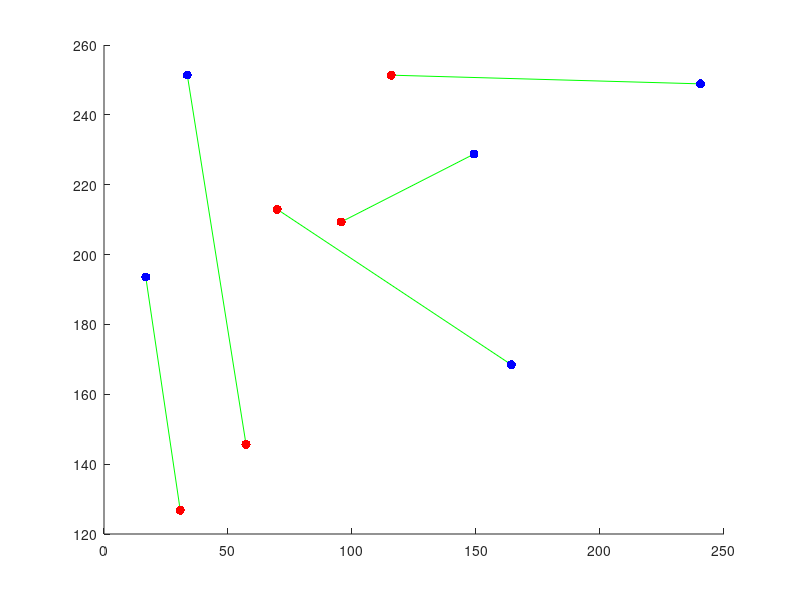
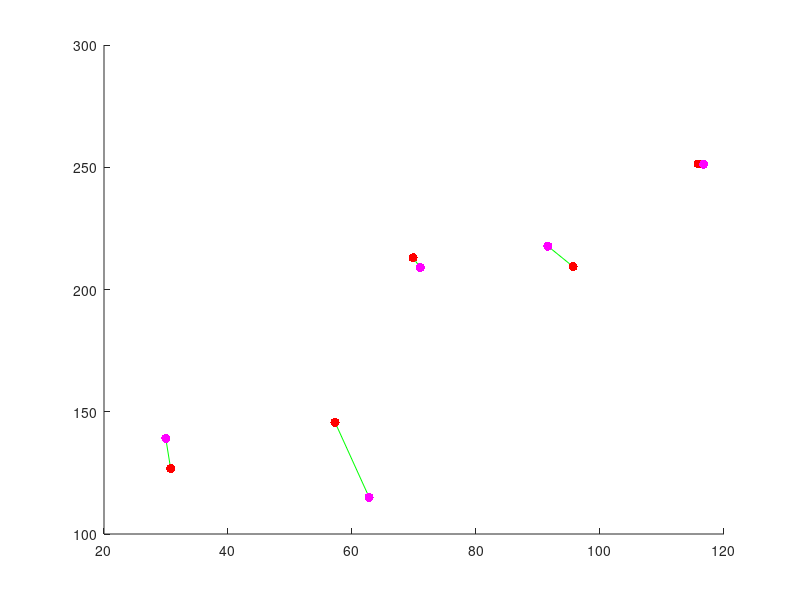

MATLAB code to generate these figures, in order:
function practical1

%The aim of practical 1 is to calculate the homography that best maps two
%sets of points to one another.  We will (eventually) use this for creating
%panoramas, and for calculating the 3d pose of planes.  You should use this
%template for your code and fill in the missing sections marked "TO DO"

%close all open figures
close all;

%set of two dimensional Cartesian points
pts1Cart = [  240.5000   16.8351   33.5890  164.2696  149.1911;...
              248.8770  193.5890   251.3901 168.4581  228.7723];

%turn points to homogeneous representation
pts1Hom = [pts1Cart; ones(1,size(pts1Cart,2))]
      
%define a homography
H = [0.6 0.7 -100; 1.0 0.6 50; 0.001 0.002 1.0]

%apply homography to points
pts2Hom = H*pts1Hom;

%convert back to Cartesian
pts2Cart = pts2Hom(1:2,:)./repmat(pts2Hom(3,:),2,1)

%add a small amount of noise
noiseLevel = 4.0;
pts2Cart = pts2Cart+noiseLevel*randn(size(pts2Cart));

%draw two set of two dimensional points
%opens figure
figure; set(gcf,'Color',[1 1 1]);
%draw lines between each pair of points
nPoint = size(pts1Cart,2)
for (cPoint = 1:nPoint)
    %plot a green line between each pair of points
    plot([pts1Cart(1,cPoint) pts2Cart(1,cPoint)],[pts1Cart(2,cPoint) pts2Cart(2,cPoint)],'g-');
    %make sure we don't replace with next point
    hold on;
end;

%draws first set of points
plot(pts1Cart(1,:),pts1Cart(2,:),'b.','MarkerSize',20);
%remove axis
set(gca,'Box','Off');

%draws second set of points
plot(pts2Cart(1,:),pts2Cart(2,:),'r.','MarkerSize',20);

%now our goal is to transform the first points so that they map to the
%second set of points

%****TO DO****: Fill in the details of this routine 
%At the moment, it just returns and identity matrix (body is below)
HEst = calcBestHomography(pts1Cart, pts2Cart);

%now we will see how well the routine works by applying the mapping and
%measuring the square  distance between the desired and actual positions

%apply homography to points
pts2EstHom = HEst*pts1Hom;

%convert back to Cartesian
pts2EstCart = pts2EstHom(1:2,:)./repmat(pts2EstHom(3,:),2,1)

%calculate mean squared distance from actual points
sqDiff = mean(sum((pts2Cart-pts2EstCart).^2));

%draw figure with points before and after
%draw two set of two dimensional points
%opens figure
figure; set(gcf,'Color',[1 1 1]);
%draw lines between each pair of points
nPoint = size(pts1Cart,2);
for (cPoint = 1:nPoint)
    %plot a green line pairs of actual and estimated points
    plot([pts2Cart(1,cPoint) pts2EstCart(1,cPoint)],[pts2Cart(2,cPoint) pts2EstCart(2,cPoint)],'g-');
    %make sure we don't replace with next point
    hold on;
end;

%draws second set of points
plot(pts2Cart(1,:),pts2Cart(2,:),'r.','MarkerSize',20);
%remove axis
set(gca,'Box','Off');

%draws estimated positions of second set of points
plot(pts2EstCart(1,:),pts2EstCart(2,:),'m.','MarkerSize',20);

%other things **** TO DO ****
%1. Convince yourself that the homography is ambiguous up to scale (by
%multiplying it by a constant factor and showing it does the same thing).
%Can you see why this is mathematically the case?

%2. Show empirically that your homography routine can EXACTLY map any four points to any
%other four points

%3. Now move to practical 1b.




%==========================================================================
function H = calcBestHomography(pts1Cart, pts2Cart)

%should apply direct linear transform (DLT) algorithm to calculate best
%homography that maps the points in pts1Cart to their corresonding matchin in 
%pts2Cart

%****TO DO ****: replace this
%H = eye(3);
m = size(pts1Cart,2);
pts1CartHom = [pts1Cart; ones(1,m)];

A = zeros(m*2,9);
for i=1:m
    A((2*i-1),1:3)=0;
    A((2*i),4:6)=0;
    A((2*i-1),4:6)= -pts1CartHom(1:3,i);
    A((2*i),1:3)= pts1CartHom(1:3,i);
    A((2*i-1),7:9)= pts2Cart(2,i)*pts1CartHom(1:3,i);
    A((2*i),7:9)= -pts2Cart(1,i)*pts1CartHom(1:3,i); 
end    
%disp(A);
h = solveAXEqualsZero(A);
H = transpose(reshape(h,[3,3]))
%**** TO DO ****;
%first turn points to homogeneous

%then construct A matrix which should be (10 x 9) in size
%solve Ah = 0 by calling
%h = solveAXEqualsZero(A); (you have to write this routine too - see below)

%reshape h into the matrix H

%Beware - when you reshape the (9x1) vector x to the (3x3) shape of a homography, you must make
%sure that it is reshaped with the values going first into the rows.  This
%is not the way that the matlab command reshape works - it goes columns
%first.  In order to resolve this, you can reshape and then take the
%transpose


%==========================================================================
function x = solveAXEqualsZero(A);
[U,S,V] = svd(A);
x = V(:,end);
%****TO DO **** Write this routine 


